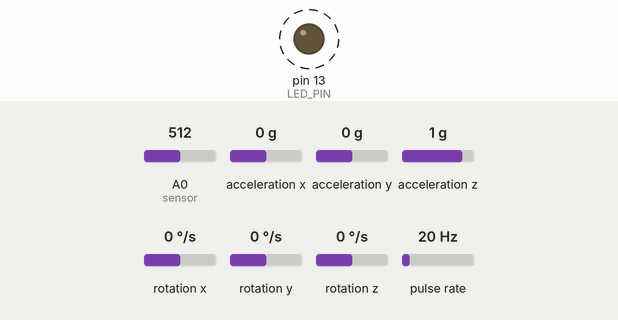
Simulated run of this sketch. Board: Arduino Leonardo, built with avr-gcc and run on an emulated ATmega32U4. Parts: output pins drawn as LEDs (lit = HIGH). Wiring (inferred from the names in the program): pulse sensor: data pin 3. Dashed ring = blinking. The test bench sets the inputs (shaded band); at power-on: A0 (sensor) = 512, acceleration x 0 g, acceleration y 0 g, acceleration z 1 g, rotation x 0 °/s, rotation y 0 °/s, rotation z 0 °/s, pulse rate 20 Hz. The sensor or clock chip raises its interrupt line as the real part does; what the sketch prints to the serial monitor is not drawn.

Above: at 3.64 s.
Timing chart, 0 to 6.5 s (numbered marks = the images above):
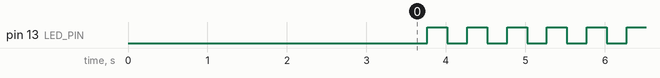

Measured:
- by itself, pin 13 (LED_PIN): alternates HIGH for 0.25 s and LOW for 0.25 s

The sketch:

Recopilador_de_datos__Esclavo__1.0.ino
```cpp
// I2C device class (I2Cdev) demonstration Arduino sketch for MPU6050 class using DMP (MotionApps v2.0)
// 6/21/2012 by Jeff Rowberg <jeff@rowberg.net>
// Updates should (hopefully) always be available at https://github.com/jrowberg/i2cdevlib
//
// Changelog:
//      2013-05-08 - added seamless Fastwire support
//                 - added note about gyro calibration
//      2012-06-21 - added note about Arduino 1.0.1 + Leonardo compatibility error
//      2012-06-20 - improved FIFO overflow handling and simplified read process
//      2012-06-19 - completely rearranged DMP initialization code and simplification
//      2012-06-13 - pull gyro and accel data from FIFO packet instead of reading directly
//      2012-06-09 - fix broken FIFO read sequence and change interrupt detection to RISING
//      2012-06-05 - add gravity-compensated initial reference frame acceleration output
//                 - add 3D math helper file to DMP6 example sketch
//                 - add Euler output and Yaw/Pitch/Roll output formats
//      2012-06-04 - remove accel offset clearing for better results (thanks Sungon Lee)
//      2012-06-01 - fixed gyro sensitivity to be 2000 deg/sec instead of 250
//      2012-05-30 - basic DMP initialization working

/* ============================================
I2Cdev device library code is placed under the MIT license
Copyright (c) 2012 Jeff Rowberg

Permission is hereby granted, free of charge, to any person obtaining a copy
of this software and associated documentation files (the "Software"), to deal
in the Software without restriction, including without limitation the rights
to use, copy, modify, merge, publish, distribute, sublicense, and/or sell
copies of the Software, and to permit persons to whom the Software is
furnished to do so, subject to the following conditions:

The above copyright notice and this permission notice shall be included in
all copies or substantial portions of the Software.

THE SOFTWARE IS PROVIDED "AS IS", WITHOUT WARRANTY OF ANY KIND, EXPRESS OR
IMPLIED, INCLUDING BUT NOT LIMITED TO THE WARRANTIES OF MERCHANTABILITY,
FITNESS FOR A PARTICULAR PURPOSE AND NONINFRINGEMENT. IN NO EVENT SHALL THE
AUTHORS OR COPYRIGHT HOLDERS BE LIABLE FOR ANY CLAIM, DAMAGES OR OTHER
LIABILITY, WHETHER IN AN ACTION OF CONTRACT, TORT OR OTHERWISE, ARISING FROM,
OUT OF OR IN CONNECTION WITH THE SOFTWARE OR THE USE OR OTHER DEALINGS IN
THE SOFTWARE.
===============================================
*/

// I2Cdev and MPU6050 must be installed as libraries, or else the .cpp/.h files
// for both classes must be in the include path of your project
#include "I2Cdev.h"
#include "MPU6050_6Axis_MotionApps20.h"
#include <math.h>


// Arduino Wire library is required if I2Cdev I2CDEV_ARDUINO_WIRE implementation is used in I2Cdev.h
#if I2CDEV_IMPLEMENTATION == I2CDEV_ARDUINO_WIRE
    #include "Wire.h"
#endif

// class default I2C address is 0x68
// specific I2C addresses may be passed as a parameter here
MPU6050 mpu;

/* =========================================================================
   NOTE: In addition to connection 3.3v, GND, SDA, and SCL, this sketch
   depends on the MPU-6050's INT pin being connected to the Arduino's
   external interrupt #0 pin. On the Arduino Uno and Mega 2560, this is
   digital I/O pin 2.

   NOTE: Arduino v1.0.1 with the Leonardo board generates a compile error
   when using Serial.write(buf, len). The Teapot output uses this method.
   The solution requires a modification to the Arduino USBAPI.h file, which
   is fortunately simple, but annoying. This will be fixed in the next IDE
   release. For more info, see these links:

   http://arduino.cc/forum/index.php/topic,109987.0.html
   http://code.google.com/p/arduino/issues/detail?id=958
 * ========================================================================= */


// uncomment "OUTPUT_READABLE_QUATERNION" if you want to see the actual
// quaternion components in a [w, x, y, z] format (not best for parsing
// on a remote host such as Processing or something though)
//#define OUTPUT_READABLE_QUATERNION

#define INTERRUPT_PIN 2  // use pin 2 on Arduino Uno & most boards
#define LED_PIN 13 // PIN para interrupción del MPU6050
#define PIN_RPM 3
#define RPM_SEGUNDOS 1.0 // Cantidad de tiempo máximo para medir RPM
bool blinkState = false;

// MPU control/status vars
bool dmpReady = false;  // set true if DMP init was successful
uint8_t mpuIntStatus;   // holds actual interrupt status byte from MPU
uint8_t devStatus;      // return status after each device operation (0 = success, !0 = error)
uint16_t packetSize;    // expected DMP packet size (default is 42 bytes)
uint16_t fifoCount;     // count of all bytes currently in FIFO
uint8_t fifoBuffer[64]; // FIFO storage buffer

// orientation/motion vars
Quaternion q;           // [w, x, y, z]         quaternion container
VectorInt16 aa;         // [x, y, z]            accel sensor measurements
VectorInt16 aaReal;     // [x, y, z]            gravity-free accel sensor measurements
VectorFloat gravity;    // [x, y, z]            gravity vector
float euler[3] = {0.0, 0.0, 0.0};         // [psi, theta, phi]    Euler angle container
float ypr[3] = {0.000, 0.000, 0.000};           // [yaw, pitch, roll]   yaw/pitch/roll container and gravity vector
float VelocidadAngular[3] = {0.0, 0.0, 0.0};           // [y, x, z]
float AceleracionAngular[3] = {0.0, 0.0, 0.0};         // [y, x, z]
float yprVariacion[3] =  {0.0, 0.0, 0.0};         // [y, x, z]

float brazo = 115;
float height = 85.91;
float altura, alturaant=0, opuesto, varposicion;
float angulo;
int estable, chequeo, primeropuesto;


float ypr_ant[3] = {0.0, 0.0, 0.0};           // [yaw, pitch, roll]   yaw/pitch/roll container and gravity vector
float VelocidadAngular_ant[3] = {0.0, 0.0, 0.0};           // [y, x, z]
float AceleracionAngular_ant[3] = {0.0, 0.0, 0.0};         // [y, x, z]

// Intensidad de Corriente
float ICSensibilidad=0.228; //sensibilidad en V/A para nuestro sensor
float ICOffset=0.043; //sensibilidad en V/A para nuestro sensor
float I = 0.0;

long tiempo_inicial = 0;
double tiempo_inicial_seg;
long tiempo_final = 0;
double tiempo_final_seg;
double tiempo_total_seg;
unsigned int inicializar = 1;

int comienzo_delay = 3000;

// ================================================================
// ===                     RUTINAS AUXILIARES                   ===
// ================================================================
// Intensidad de Corriente
float get_corriente(int n_muestras)
{
  float voltajeSensor;
  float corriente=0;
  for(int i=0;i<n_muestras;i++)
  {
    voltajeSensor = analogRead(A0) * (5.0 / 1023.0);////lectura del sensor
    corriente=corriente+(voltajeSensor-2.5)/ICSensibilidad; //Ecuación  para obtener la corriente
  }
  corriente = (corriente/n_muestras) - ICOffset;
  if( corriente < 0.0 ) {
    corriente = 0;
  }

  return(corriente);
}


// Revoluciones por Minuto
double rpm;
double rpmPromedio;
volatile int rpm_sumVueltas = 0;
int rpm_sumVueltasAcumulado = 0;
const unsigned long rpm_sampleTime = 500;

void sumRPM() {
  rpm_sumVueltas = rpm_sumVueltas + 1;
}

float getRPM()
{
  int rpm_count=0;
  boolean rpm_flag=LOW;
  unsigned long rpm_currentTime=0;
  unsigned long rpm_startTime=millis();

  while (rpm_currentTime<=rpm_sampleTime)
  {
    if (digitalRead(PIN_RPM)==HIGH)
    {
      rpm_flag=HIGH;
    }
    if (digitalRead(PIN_RPM)==LOW && rpm_flag==HIGH)
    {
      rpm_count++;
      rpm_flag=LOW;
    }
    rpm_currentTime=millis()-rpm_startTime;
  }
  // int kount2rpm = int(60000./float(sampleTime))*kount;

  float rmp_total = (60.00*rpm_count)/(rpm_sampleTime/1000);
  return rmp_total;
}


// ================================================================
// ===               INTERRUPT DETECTION ROUTINE                ===
// ================================================================
volatile bool mpuInterrupt = false;     // indicates whether MPU interrupt pin has gone high
void dmpDataReady() {
    mpuInterrupt = true;
}


// ================================================================
// ===                      INITIAL SETUP                       ===
// ================================================================

void setup() {

    delay(comienzo_delay);

    // join I2C bus (I2Cdev library doesn't do this automatically)
    #if I2CDEV_IMPLEMENTATION == I2CDEV_ARDUINO_WIRE
        Wire.begin();
//        TWBR = 24; // 400kHz I2C clock (200kHz if CPU is 8MHz)
    #elif I2CDEV_IMPLEMENTATION == I2CDEV_BUILTIN_FASTWIRE
        Fastwire::setup(400, true);
    #endif

    // initialize serial communication
    // (115200 chosen because it is required for Teapot Demo output, but it's
    // really up to you depending on your project)
    Serial.begin(115200);
    while (!Serial); // wait for Leonardo enumeration, others continue immediately

    // NOTE: 8MHz or slower host processors, like the Teensy @ 3.3v or Ardunio
    // Pro Mini running at 3.3v, cannot handle this baud rate reliably due to
    // the baud timing being too misaligned with processor ticks. You must use
    // 38400 or slower in these cases, or use some kind of external separate
    // crystal solution for the UART timer.

    // initialize device
    // Serial.println(F("Initializing I2C devices..."));
    mpu.initialize();

    // verify connection
    // Serial.println(F("Testing device connections..."));
    // Serial.println(mpu.testConnection() ? F("MPU6050 connection successful") : F("MPU6050 connection failed"));

    // load and configure the DMP
    // Serial.println(F("Initializing DMP..."));
    devStatus = mpu.dmpInitialize();

    // supply your own gyro offsets here, scaled for min sensitivity
    mpu.setXGyroOffset(240);
    mpu.setYGyroOffset(29);
    mpu.setZGyroOffset(-44);
    mpu.setZAccelOffset(777); // 1688 factory default for my test chip

    // make sure it worked (returns 0 if so)
    if (devStatus == 0) {
        // turn on the DMP, now that it's ready
        // Serial.println(F("Enabling DMP..."));
        mpu.setDMPEnabled(true);

        // enable Arduino interrupt detection
        // Serial.println(F("Enabling interrupt detection (Arduino external interrupt 0)..."));
        // attachInterrupt(0, dmpDataReady, RISING);
        mpuIntStatus = mpu.getIntStatus();

        // set our DMP Ready flag so the main loop() function knows it's okay to use it
        // Serial.println(F("DMP ready! Waiting for first interrupt..."));
        dmpReady = true;

        // get expected DMP packet size for later comparison
        packetSize = mpu.dmpGetFIFOPacketSize();

        pinMode(PIN_RPM, INPUT);
        attachInterrupt(digitalPinToInterrupt(PIN_RPM), sumRPM, FALLING);
/*
        Serial.println("***************************");
        Serial.println(" Grupo Undimotriz - UTN.BA");
        Serial.println("***************************");
        Serial.println("Por favor, esperar 3 segundos para comenzar con la captura de datos");
        Serial.println("*******************************************************************");
*/
        Serial.println("tiempo_inicial \t tiempo_final \t delta_tiempo \t corriente \t RPM \t RPM_Prom \t altura \t varposicion \t anguloY \t anguloX \t varY \t varX \t velY \t velX \t accY \t accX");
        Serial.println("seg \t seg \t seg \t A \t rpm \t rpm \t cm \t cm \t rad \t rad \t rad \t rad \t rad/seg \t rad/seg \t rad/seg2 \t rad/seg2");
    } else {
        // ERROR!
        // 1 = initial memory load failed
        // 2 = DMP configuration updates failed
        // (if it's going to break, usually the code will be 1)
        Serial.print(F("DMP Initialization failed (code "));
        Serial.print(devStatus);
        Serial.println(F(")"));
    }

    // configure LED for output
    pinMode(LED_PIN, OUTPUT);
}


// ================================================================
// ===                    MAIN PROGRAM LOOP                     ===
// ================================================================

void loop() {

  /////////////////////////////////////////////////////////////////////
  // ===  Delay to adjust the speed of the PC with PROCESSING 2   === [J_RPM]
  // ...if the processor in your PC is fast, you can eliminate this delay
  /////////////////////////////////////////////////////////////////////
  mpu.resetFIFO();

  // Copiar valores actuales a las variables del ciclo anterior
  ypr_ant[0] = ypr[0];
  ypr_ant[1] = ypr[1];
  ypr_ant[2] = ypr[2];
  VelocidadAngular_ant[0] = VelocidadAngular[0];
  VelocidadAngular_ant[1] = VelocidadAngular[1];
  VelocidadAngular_ant[2] = VelocidadAngular[2];
  AceleracionAngular_ant[0] = AceleracionAngular[0];
  AceleracionAngular_ant[1] = AceleracionAngular[1];
  AceleracionAngular_ant[2] = AceleracionAngular[2];


  // Tiempo en el que finalizó el ciclo anterior
  tiempo_inicial = tiempo_final;
  tiempo_inicial_seg = (double)(tiempo_inicial)/1000.0;


    // if programming failed, don't try to do anything
    if (!dmpReady) return;

    /*
    // wait for MPU interrupt or extra packet(s) available
    while (!mpuInterrupt && fifoCount < packetSize) {
        // other program behavior stuff here
        // .
        // .
        // .
        // if you are really paranoid you can frequently test in between other
        // stuff to see if mpuInterrupt is true, and if so, "break;" from the
        // while() loop to immediately process the MPU data
        // .
        // .
        // .
    }
    */


    // reset interrupt flag and get INT_STATUS byte
    // mpuInterrupt = false;
    mpuIntStatus = mpu.getIntStatus();

    // get current FIFO co  unt
    fifoCount = mpu.getFIFOCount();

    // check for overflow (this should never happen unless our code is too inefficient)
    if ((mpuIntStatus & 0x10) || fifoCount == 1024) {
        // reset so we can continue cleanly
        mpu.resetFIFO();
        Serial.println("FIFO overflow!");

    // otherwise, check for DMP data ready interrupt (this should happen frequently)
    } else if (mpuIntStatus & 0x02) {

        // wait for correct available data length, should be a VERY short wait
        while (fifoCount < packetSize) fifoCount = mpu.getFIFOCount();

        // read a packet from FIFO
        mpu.getFIFOBytes(fifoBuffer, packetSize);

        // track FIFO count here in case there is > 1 packet available
        // (this lets us immediately read more without waiting for an interrupt)
        fifoCount -= packetSize;

        // Obtención de información de MPU6050
        mpu.dmpGetQuaternion(&q, fifoBuffer);
        mpu.dmpGetAccel(&aa, fifoBuffer);
        mpu.dmpGetGravity(&gravity, &q);
        mpu.dmpGetYawPitchRoll(ypr, &q, &gravity);
        mpu.dmpGetLinearAccel(&aaReal, &aa, &gravity);

        // Cálculo de posición con respecto al brazo en reposo

        angulo = - ( ypr[1] * 180/M_PI); // Calculo en ángulo en grados en el que está el acelerómetro
        altura = -((- sin (ypr[1]) * brazo)- height); // Calculo la altura en la que está la punta del brazo, en relación al 0 (que es con el brazo en reposo)
        opuesto = (- sin (ypr[1]) * brazo); // Calculo auxiliar para sacar la medida del lado opuesto, para el triangulo formado por dicho angulo.


        // Cálculo de variación de posición respecto a un estado anterior

        if (primeropuesto == 0) { //Bucle auxiliar para antes de calcular la primera variación, poner ambas variables con el mismo valor
                      alturaant = opuesto;
                      primeropuesto = 1;
              }

        varposicion = -( opuesto - alturaant); // Resto el lado opuesto inicial, con el nuevo lado opuesto (hubo una variación de altura en el eje vertical)
      //  varposicion = round (varposicion); // Redondeamos el valor
        alturaant = opuesto; // Guardamos el valor para el próximo bucle


        yprVariacion[0] = ypr[0] - ypr_ant[0];
        yprVariacion[1] = ypr[1] - ypr_ant[1];

        // Delay para dar tiempo en la obtenció|n de RPM
        delay(200);

        // Tiempo Final
        tiempo_final = millis();
        tiempo_final_seg = (double)(tiempo_final)/1000.0;

        tiempo_total_seg = (double) (tiempo_final_seg - tiempo_inicial_seg);

        // Velocidad Angular
        VelocidadAngular[0] = yprVariacion[0]/tiempo_total_seg;
        VelocidadAngular[1] = yprVariacion[1]/tiempo_total_seg;

        // Aceleración Angular
        AceleracionAngular[0] = (VelocidadAngular[0]-VelocidadAngular_ant[0])/tiempo_total_seg;
        AceleracionAngular[1] = (VelocidadAngular[1]-VelocidadAngular_ant[1])/tiempo_total_seg;

        // Intensidad de Corriente
        I = get_corriente(200); // Obtener el promedio de 200 lecturas.

        // rpm_tiempo_total_seg = 0.0;
        // RPM
        detachInterrupt(digitalPinToInterrupt(PIN_RPM));
        rpm = (double)((60.0 * rpm_sumVueltas)/tiempo_total_seg);
        rpm_sumVueltasAcumulado = rpm_sumVueltasAcumulado + rpm_sumVueltas;
        rpmPromedio = (double)((60.0 * rpm_sumVueltasAcumulado)/tiempo_final_seg);
        rpm_sumVueltas = 0;
        attachInterrupt(digitalPinToInterrupt(PIN_RPM), sumRPM, FALLING);

        // Imprimir datos obtenidos
        Serial.print(tiempo_inicial_seg);
        Serial.print("\t");
        Serial.print(tiempo_final_seg);
        Serial.print("\t");
        Serial.print(tiempo_total_seg);
        Serial.print("\t");

        Serial.print(I);
        Serial.print("\t");

        Serial.print(rpm);
        // Serial.print(" rpm\t");
        Serial.print("\t");

        Serial.print(rpmPromedio);
        // Serial.print(" rpmPrm\t");
        Serial.print("\t");

        Serial.print(altura);
        // Serial.print(" altura\t");
        Serial.print("\t");

        Serial.print(varposicion);
        // Serial.print("varaltura\t");
        Serial.print("\t");

        Serial.print(ypr[0] * 180/M_PI);
        // Serial.print(" Y\t");
        Serial.print("\t");
        Serial.print(- ypr[1] * 180/M_PI);
        // Serial.print(" X\t");
        Serial.print("\t");

        Serial.print(abs(yprVariacion[0]));
        // Serial.print(" varY\t");
        Serial.print("\t");
        Serial.print(abs(yprVariacion[1]));
        // Serial.print(" varX\t");
        Serial.print("\t");

        Serial.print(abs(VelocidadAngular[0]));
        // Serial.print(" vY\t");
        Serial.print("\t");
        Serial.print(abs(VelocidadAngular[1]));
        // Serial.print(" vX\t");
        Serial.print("\t");

        Serial.print(abs(AceleracionAngular[0]));
        // Serial.print(" aY\t");
        Serial.print("\t");
        Serial.print(abs(AceleracionAngular[1]));
        // Serial.print(" aX");
        Serial.print("\t");

        Serial.println("");

        // blink LED to indicate activity
        blinkState = !blinkState;
        digitalWrite(LED_PIN, blinkState);
    }
}
```
